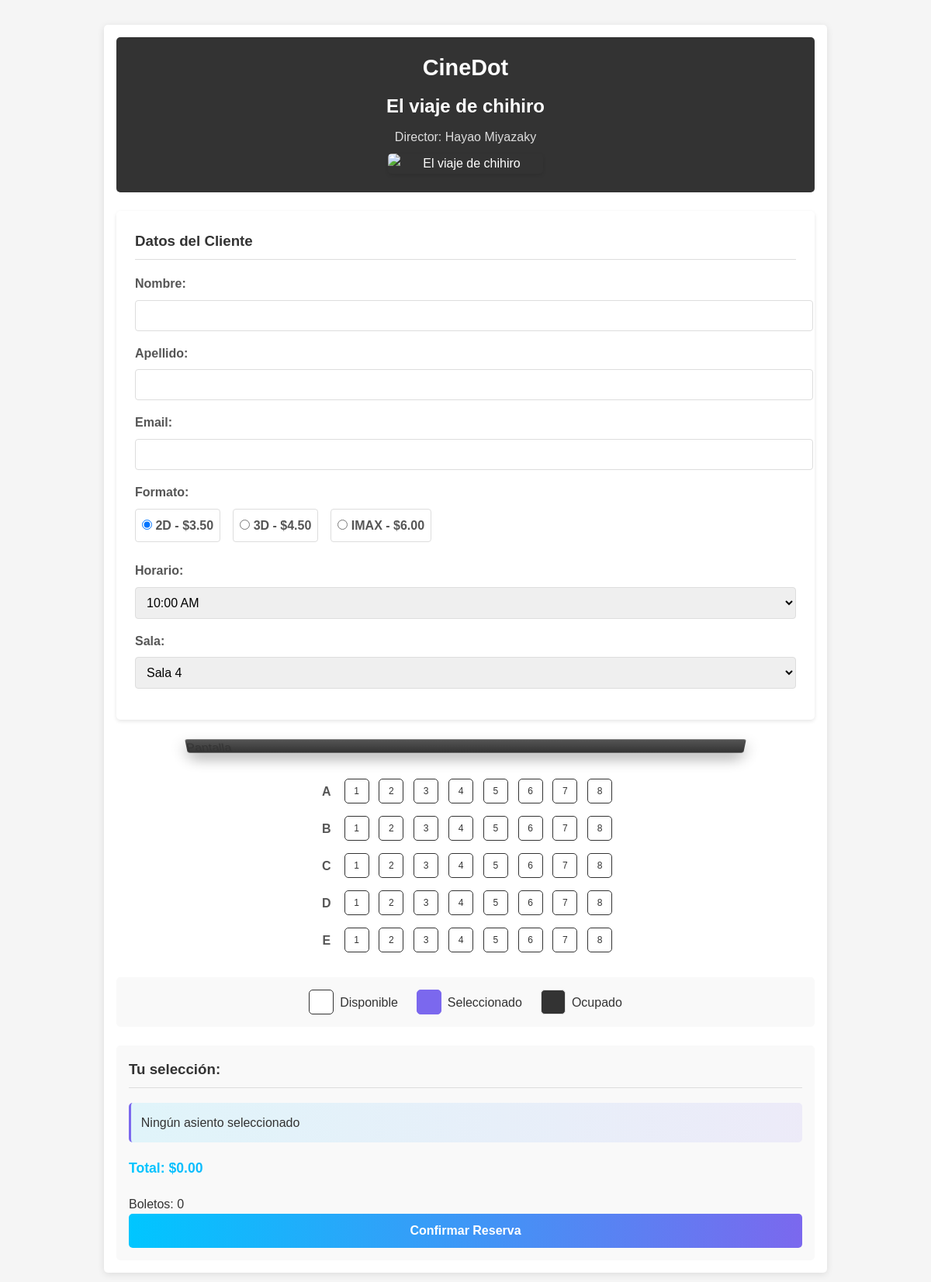
Screenshot of /asientos/13/ with the database file from the repository.
### myapp/models.py (models this page shows, shortened)
class Pelicula(models.Model):
    GENERO_CHOICES = [
        ('AC', 'Acción'),
        ('DR', 'Drama'),
        ('CO', 'Comedia'),
        ('TE', 'Terror'),
        ('CF', 'Ciencia Ficción'),
        ('RO', 'Romance'),
        ('DO', 'Documental'),
        ('AN', 'Animacion')
    ]
    HORARIOS_DISPONIBLES = [
        '09:30 AM',
        '10:00 AM',
        '12:00 PM',
        '01:30 PM',
        '3:00 PM',
        '5:00 PM',
        '6:00 PM',
        '08:30 PM'
    ]
    SALAS_DISPONIBLES = [
        'Sala 1',
        'Sala 2',
        'Sala 3',
        'Sala 4',
        'Sala 5',
        'Sala 6'
    ]
    nombre = models.CharField(max_length=255)
    anio = models.IntegerField()
    director = models.CharField(max_length=255)
    imagen_url = models.URLField()
    trailer_url = models.URLField()
    generos = models.CharField(max_length=255)
    horarios = models.CharField(max_length=255, blank=True, null=True)
    salas = models.CharField(max_length=255, blank=True, null=True)
    fecha_creacion = models.DateTimeField(auto_now_add=True)
    def get_horarios_list(self):
        return [h.strip() for h in self.horarios.split(",")] if self.horarios else []
    def get_salas_list(self):
        return [s.strip() for s in self.salas.split(",")] if self.salas else []
    class Meta:
        db_table = 'peliculas'

### myapp/views.py (the view, shortened to what this page needs)
# urls.py: path('asientos/<int:pelicula_id>/', views.asientos, name='asientos'),
@csrf_exempt
def asientos(request, pelicula_id=None):
    pelicula = get_object_or_404(Pelicula, pk=pelicula_id) if pelicula_id else None
    if not pelicula:
        messages.error(request, "No se ha seleccionado ninguna película")
        return redirect('index')
    if 'reserva_message' in request.session:
        messages.success(request, request.session['reserva_message'])
        del request.session['reserva_message']
    context = {
        'pelicula': pelicula,
        'formatos': Reserva.FORMATO_CHOICES,
    }
    return render(request, "asientos.html", context)

### myapp/templates/asientos.html (shortened to what this page needs)
<!DOCTYPE html>
<html lang="es">
<head>
    {% load static %}
    <link rel="stylesheet" href="{% static 'styles/asientos.css' %}">
</head>
<body>
    <div class="cine-container">
        <header class="cine-header">
            <h1>CineDot</h1>
            <div class="movie-info">
                <h2>{{ pelicula.nombre }}</h2>
                <p>Director: {{ pelicula.director }}</p>
                <img src="{{ pelicula.imagen_url }}" alt="{{ pelicula.nombre }}" class="movie-poster-small">
            </div>
        </header>
        <div class="customer-form">
            <h3>Datos del Cliente</h3>
            <form id="reserva-form" method="POST">
                <div class="form-group">
                    <label for="nombre_cliente">Nombre:</label>
                    <input type="text" id="nombre_cliente" name="nombre_cliente" required>
                </div>
                <div class="form-group">
                    <label for="apellido_cliente">Apellido:</label>
                    <input type="text" id="apellido_cliente" name="apellido_cliente" required>
                </div>
                <div class="form-group">
                    <label for="email">Email:</label>
                    <input type="email" id="email" name="email" required>
                </div>
                <div class="form-group">
                    <label>Formato:</label>
                    <div class="format-options">
                        {% for value, label in formatos %}
                        <label class="format-option">
                            <input type="radio" name="formato" value="{{ value }}" {% if forloop.first %}checked{% endif %}>
                            {{ label }}
                        </label>
                        {% endfor %}
                    </div>
                </div>
                <div class="form-group">
                    <label for="horario">Horario:</label>
                    <select id="horario" name="horario" required>
                        {% for horario in pelicula.get_horarios_list %}
                        <option value="{{ horario }}">{{ horario }}</option>
                        {% endfor %}
                    </select>
                </div>
                <div class="form-group">
                    <label for="sala">Sala:</label>
                    <select id="sala" name="sala" required>
                        {% for sala in pelicula.get_salas_list %}
                        <option value="{{ sala }}">{{ sala }}</option>
                        {% endfor %}
                    </select>
                </div>
            </form>
        </div>
        <div class="screen-container">
            <div class="screen">Pantalla</div>
        </div>
        <div class="seats-container">
            <div class="seats-grid">
                {% for fila in "ABCDE" %}
                <div class="seat-row">
                    <span class="row-letter">{{ fila }}</span>
                    {% for numero in "12345678" %}
                    {% with asiento=fila|add:numero %}
                    <div class="seat available" data-seat="{{ asiento }}">{{ numero }}</div>
                    {% endwith %}
                    {% endfor %}
                </div>
                {% endfor %}
            </div>
        </div>
        <div class="legend">
            <div class="legend-item">
                <div class="seat available"></div>
                <span>Disponible</span>
            </div>
            <div class="legend-item">
                <div class="seat selected"></div>
                <span>Seleccionado</span>
            </div>
            <div class="legend-item">
                <div class="seat reserved"></div>
                <span>Ocupado</span>
            </div>
        </div>
            <div class="selection-summary">
                <h3>Tu selección:</h3>
                <div class="selected-seats" id="selected-seats">Ningún asiento seleccionado</div>
                <div class="total-price" id="total-price">Total: $0</div>
                <div class="ticket-counter" id="ticket-counter">
                    <span>Boletos:</span>
                    <span id="ticket-count">0</span>
                </div>
                <button type="submit" form="reserva-form" class="btn-confirm">Confirmar Reserva</button>
            </div>
</body>
</html>

### myapp/static/styles/asientos.css (style rules this page uses)
body { font-family: 'Arial', sans-serif; margin: 0; padding: 0; background-color: #f5f5f5; color: #333; line-height: 1.6; }
.cine-container { max-width: 900px; margin: 2rem auto; padding: 1rem; background-color: #fff; border-radius: 5px; box-shadow: 0 2px 10px rgba(0,0,0,0.1); }
.cine-header { background-color: #333; color: #fff; padding: 1rem; text-align: center; border-radius: 5px; margin-bottom: 1.5rem; }
.cine-header h1 { margin: 0; font-size: 1.8rem; }
.movie-info h2 { margin: 0.5rem 0; color: #fff; }
.movie-info p { margin: 0.5rem 0; color: #ddd; }
.movie-poster-small { max-width: 200px; height: auto; border-radius: 5px; margin: 0.5rem auto; display: block; box-shadow: 0 2px 5px rgba(0,0,0,0.1); }
.customer-form { background-color: #fff; padding: 1.5rem; margin-bottom: 1.5rem; border-radius: 5px; box-shadow: 0 2px 5px rgba(0,0,0,0.1); }
.customer-form h3 { margin-top: 0; color: #333; border-bottom: 1px solid #ddd; padding-bottom: 0.5rem; }
.form-group { margin-bottom: 1rem; }
.form-group label { display: block; margin-bottom: 0.5rem; font-weight: 600; color: #555; }
.form-group input[type="text"], .form-group input[type="email"], .form-group select { width: 100%; padding: 10px; border: 1px solid #ddd; border-radius: 4px; font-size: 16px; transition: border-color 0.3s; }
.format-options { display: flex; gap: 1rem; margin-top: 0.5rem; }
.format-option { display: flex; align-items: center; gap: 0.5rem; padding: 0.5rem; border: 1px solid #ddd; border-radius: 4px; cursor: pointer; transition: all 0.2s; }
.format-option input[type="radio"] { margin: 0; }
.screen-container { margin: 1.5rem 0; perspective: 1000px; }
.screen { background: linear-gradient(to bottom, #555, #333); height: 20px; width: 80%; margin: 0 auto; transform: rotateX(-30deg); box-shadow: 0 10px 20px rgba(0,0,0,0.3); border-radius: 3px; }
.seats-container { margin: 2rem auto; width: 90%; }
.seats-grid { display: flex; flex-direction: column; gap: 1rem; align-items: center; }
.seat-row { display: flex; gap: 0.8rem; align-items: center; }
.row-letter { width: 20px; text-align: center; font-weight: bold; color: #555; }
.seat { width: 30px; height: 30px; border-radius: 5px; display: flex; justify-content: center; align-items: center; font-size: 12px; cursor: pointer; transition: all 0.2s; border: 1px solid #ddd; }
.seat.available { background-color: #fff; color: #333; border: 1px solid #333; }
.seat.selected { background-color: #7b68ee; color: white; border-color: #7b68ee; }
.seat.reserved { background-color: #333; color: #ddd; cursor: not-allowed; }
.legend { display: flex; justify-content: center; gap: 1.5rem; margin: 1.5rem 0; padding: 1rem; background-color: #f9f9f9; border-radius: 5px; }
.legend-item { display: flex; align-items: center; gap: 0.5rem; }
.selection-summary { background-color: #f9f9f9; padding: 1rem; border-radius: 5px; margin-top: 1.5rem; }
.selection-summary h3 { margin-top: 0; color: #333; border-bottom: 1px solid #ddd; padding-bottom: 0.5rem; }
.selected-seats { margin: 1rem 0; background: linear-gradient(to right, rgba(0,198,255,0.1), rgba(123,104,238,0.1)); padding: 0.8rem; border-radius: 5px; border-left: 3px solid #7b68ee; }
.total-price { font-size: 1.1rem; font-weight: bold; margin: 1rem 0; background: linear-gradient(to right, #00c6ff, #7b68ee); -webkit-background-clip: text; background-clip: text; color: transparent; padding: 0.2rem 0; }
.btn-confirm { background: linear-gradient(to right, #00c6ff, #7b68ee); color: white; border: none; padding: 0.8rem; font-size: 1rem; border-radius: 5px; cursor: pointer; transition: all 0.3s; width: 100%; font-weight: bold; }

### rows the page displays
Pelicula: nombre "El viaje de chihiro", director "Hayao Miyazaky", horario "10:00 AM", sala "Sala 4"

### other values shown
{{ label }} "2D - $3.50" "3D - $4.50" "IMAX - $6.00"
{{ fila }} "A" "B" "C" "D" "E"
{{ numero }} "1" "2" "3" "4" "5" "6" "7" "8" "1" "2" "3" "4" "5" "6" "7" "8" "1" "2" "3" "4" "5" "6" "7" "8" "1" "2" "3" "4" "5" "6" "7" "8" "1" "2" "3" "4" "5" "6" "7" "8"
